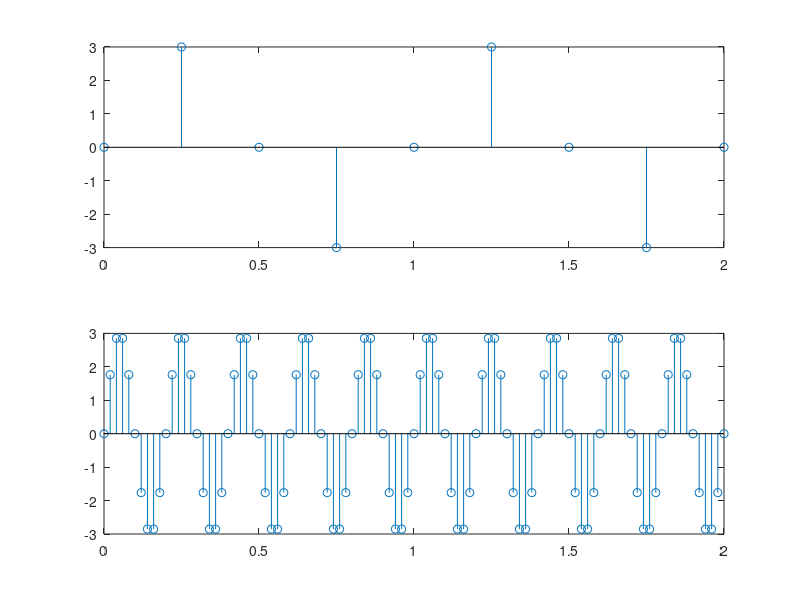

Write the MATLAB code that produced this figure.
fs=4;
t = 0 : 1/fs : 2;
x = 3*sin(2*pi*5*t);
subplot(2,1,1); stem(t,x);
 
fs=50;
t = 0 : 1/fs : 2;
x = 3*sin(2*pi*5*t);
subplot(2,1,2); stem(t,x);
